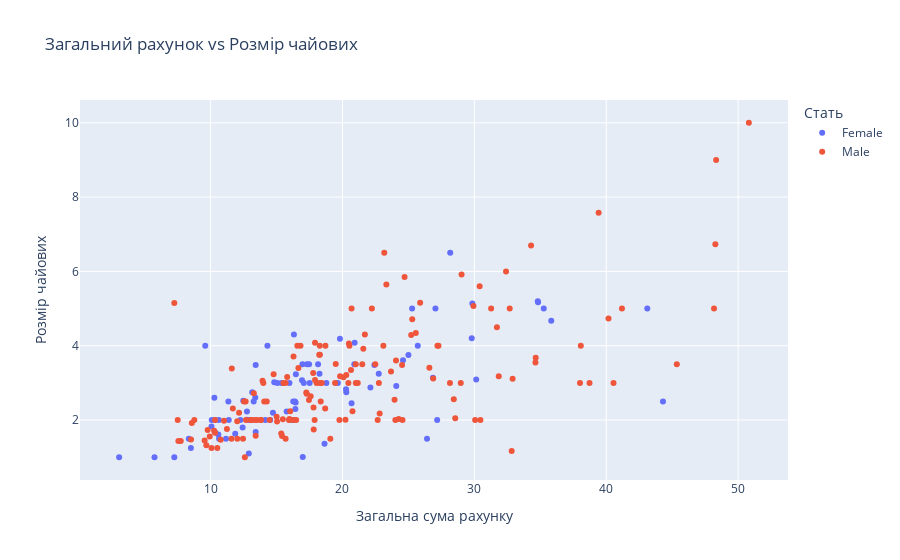

Notebook cell for this chart:
### Markdown cell above
---

**5. Інтерактивна діаграма розсіювання**

Створіть з допомогою бібліотек Plotly інтерактивний scatter plot для `total_bill` vs `tip` з кольором за статтю (`sex`).

### Code cell
fig = px.scatter(df, x='total_bill', y='tip', color='sex',
                 title='Загальний рахунок vs Розмір чайових',
                 labels={'total_bill': 'Загальна сума рахунку', 'tip': 'Розмір чайових', 'sex': 'Стать'})
fig.show()

### Figure 1 — Plotly figure (JSON) as saved in the notebook; plotly's stock layout.template omitted (floating-point values rounded to 4 significant figures; data arrays with more than 128 entries replaced by an {"elided": "..."} marker saying what was removed)
{"data": [{"hovertemplate": "Стать=Female<br>Загальна сума рахунку=%{x}<br>Розмір чайових=%{y}<extra></extra>", "legendgroup": "Female", "marker": {"color": "#636efa", "symbol": "circle"}, "mode": "markers", "name": "Female", "orientation": "v", "showlegend": true, "type": "scatter", "x": [16.99, 24.59, 35.26, 14.83, 10.33, 16.97, 20.29, 15.77, 19.65, 15.06, 20.69, 16.93, 10.29, 34.81, 26.41, 16.45, 3.07, 17.07, 26.86, 25.28, 14.73, 10.07, 34.83, 5.75, 16.32, 22.75, 11.35, 15.38, 44.3, 22.42, 20.92, 14.31, 7.25, 25.71, 17.31, 10.65, 12.43, 24.08, 13.42, 12.48, 29.8, 14.52, 11.38, 20.27, 11.17, 12.26, 18.26, 8.51, 10.33, 14.15, 13.16, 17.47, 27.05, 16.43, 8.35, 18.64, 11.87, 29.85, 25, 13.39, 16.21, 17.51, 10.59, 10.63, 9.6, 20.9, 18.15, 19.81, 43.11, 13, 12.74, 13, 16.4, 16.47, 12.76, 13.27, 28.17, 12.9, 30.14, 13.42, 15.98, 16.27, 10.09, 22.12, 35.83, 27.18, 18.78], "xaxis": "x", "y": [1.01, 3.61, 5, 3.02, 1.67, 3.5, 2.75, 2.23, 3, 3, 2.45, 3.07, 2.6, 5.2, 1.5, 2.47, 1, 3, 3.14, 5, 2.2, 1.83, 5.17, 1, 4.3, 3.25, 2.5, 3, 2.5, 3.48, 4.08, 4, 1, 4, 3.5, 1.5, 1.8, 2.92, 1.68, 2.52, 4.2, 2, 2, 2.83, 1.5, 2, 3.25, 1.25, 2, 2, 2.75, 3.5, 5, 2.3, 1.5, 1.36, 1.63, 5.14, 3.75, 2.61, 2, 3, 1.61, 2, 4, 3.5, 3.5, 4.19, 5, 2, 2.01, 2, 2.5, 3.23, 2.23, 2.5, 6.5, 1.1, 3.09, 3.48, 3, 2.5, 2, 2.88, 4.67, 2, 3], "yaxis": "y"}, {"hovertemplate": "Стать=Male<br>Загальна сума рахунку=%{x}<br>Розмір чайових=%{y}<extra></extra>", "legendgroup": "Male", "marker": {"color": "#EF553B", "symbol": "circle"}, "mode": "markers", "name": "Male", "orientation": "v", "showlegend": true, "type": "scatter", "x": {"elided": "157 float values"}, "xaxis": "x", "y": {"elided": "157 float values"}, "yaxis": "y"}], "layout": {"legend": {"title": {"text": "Стать"}, "tracegroupgap": 0}, "title": {"text": "Загальний рахунок vs Розмір чайових"}, "xaxis": {"anchor": "y", "domain": [0, 1], "title": {"text": "Загальна сума рахунку"}}, "yaxis": {"anchor": "x", "domain": [0, 1], "title": {"text": "Розмір чайових"}}}}
